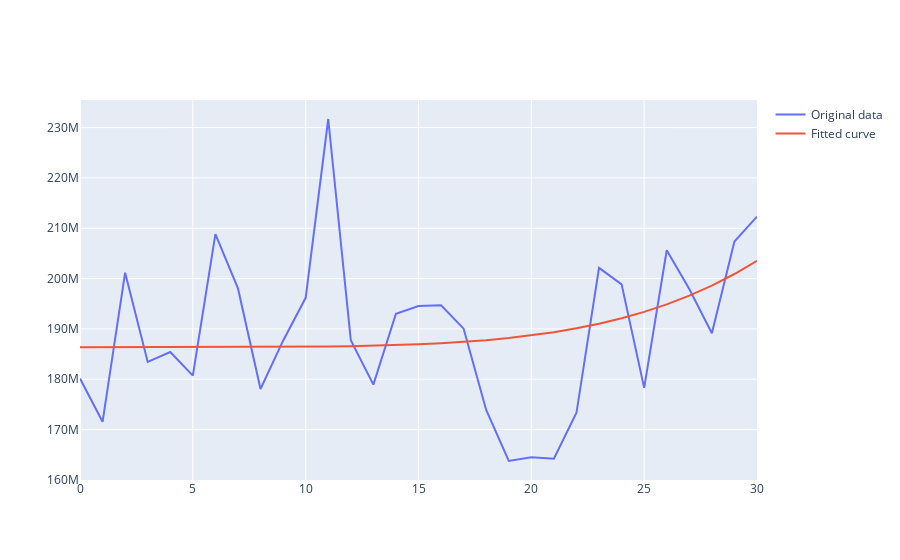

Here is the notebook cell this chart was saved with:
### Code cell
trace1 = Scatter(x=x,y=df['Sales'], name = 'Original data')
trace2 = Scatter(x=x,y=y_hat, name = 'Fitted curve')

iplot(Figure(data=[trace1,trace2]))
